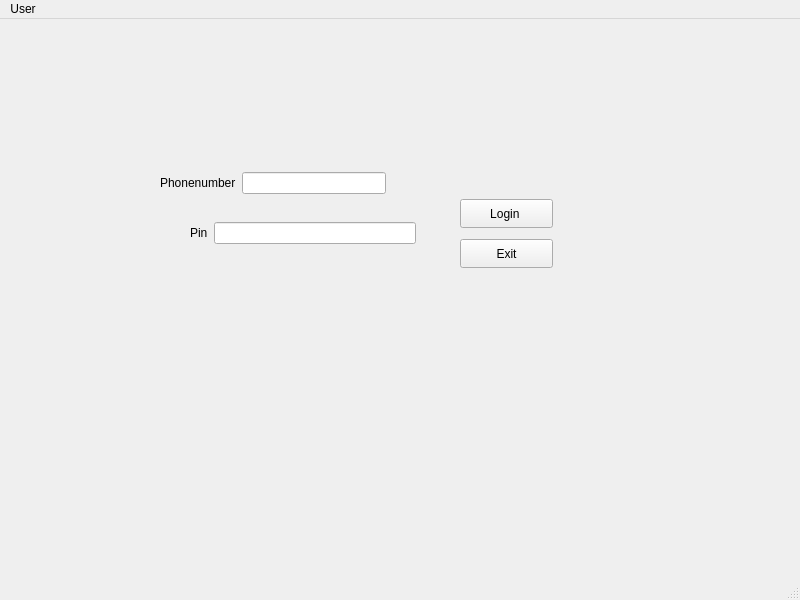
<?xml version="1.0" encoding="UTF-8"?>
<ui version="4.0">
 <class>login</class>
 <widget class="QMainWindow" name="login">
  <property name="geometry">
   <rect>
    <x>0</x>
    <y>0</y>
    <width>800</width>
    <height>600</height>
   </rect>
  </property>
  <property name="windowTitle">
   <string>login</string>
  </property>
  <widget class="QWidget" name="centralwidget">
   <widget class="QPushButton" name="pushButton_2">
    <property name="geometry">
     <rect>
      <x>460</x>
      <y>220</y>
      <width>93</width>
      <height>29</height>
     </rect>
    </property>
    <property name="text">
     <string>Exit</string>
    </property>
   </widget>
   <widget class="QPushButton" name="pushButton">
    <property name="geometry">
     <rect>
      <x>460</x>
      <y>180</y>
      <width>93</width>
      <height>29</height>
     </rect>
    </property>
    <property name="text">
     <string>Login </string>
    </property>
   </widget>
   <widget class="QWidget" name="layoutWidget">
    <property name="geometry">
     <rect>
      <x>190</x>
      <y>200</y>
      <width>226</width>
      <height>28</height>
     </rect>
    </property>
    <layout class="QHBoxLayout" name="horizontalLayout_2">
     <item>
      <widget class="QLabel" name="label_2">
       <property name="text">
        <string>Pin</string>
       </property>
      </widget>
     </item>
     <item>
      <widget class="QLineEdit" name="lineEdit_Pin"/>
     </item>
    </layout>
   </widget>
   <widget class="QWidget" name="layoutWidget_2">
    <property name="geometry">
     <rect>
      <x>160</x>
      <y>150</y>
      <width>226</width>
      <height>28</height>
     </rect>
    </property>
    <layout class="QHBoxLayout" name="horizontalLayout">
     <item>
      <widget class="QLabel" name="label">
       <property name="text">
        <string>Phonenumber</string>
       </property>
      </widget>
     </item>
     <item>
      <widget class="QLineEdit" name="lineEdit_Phonenumber"/>
     </item>
    </layout>
   </widget>
  </widget>
  <widget class="QMenuBar" name="menubar">
   <property name="geometry">
    <rect>
     <x>0</x>
     <y>0</y>
     <width>800</width>
     <height>26</height>
    </rect>
   </property>
   <widget class="QMenu" name="menuUser">
    <property name="title">
     <string>User</string>
    </property>
   </widget>
   <addaction name="menuUser"/>
  </widget>
  <widget class="QStatusBar" name="statusbar"/>
 </widget>
 <resources/>
 <connections/>
</ui>
